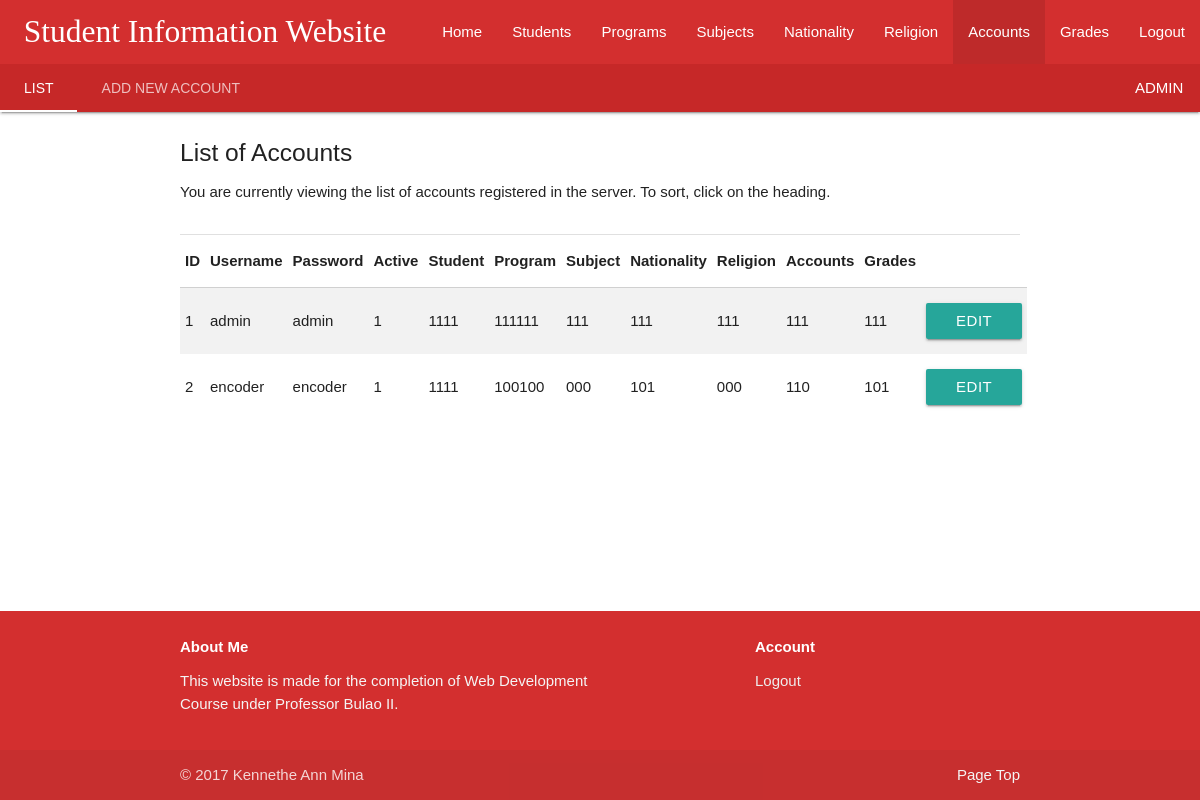
The page /MINA/pages/accounts.php (signed in) on the database its author committed.
### tables this page shows
CREATE TABLE `account` (
  `id` int(11) NOT NULL AUTO_INCREMENT,
  `uname` varchar(20) DEFAULT NULL,
  `pword` varchar(256) DEFAULT NULL,
  `description` varchar(120) DEFAULT NULL,
  `active` tinyint(4) DEFAULT NULL,
  `permitstudent` char(4) DEFAULT NULL,
  `permitprogram` char(6) DEFAULT NULL,
  `permitsubject` char(3) DEFAULT NULL,
  `permitnationality` char(3) DEFAULT NULL,
  `permitreligion` char(3) DEFAULT NULL,
  `permitaccounts` char(3) DEFAULT NULL,
  `permitgrades` char(3) DEFAULT NULL,
  `addedon` timestamp NULL DEFAULT NULL,
  `addedby_id` int(11) DEFAULT NULL,
  `modified_on` datetime DEFAULT NULL,
  `modifiedby_id` int(11) DEFAULT NULL,
  PRIMARY KEY (`id`)
);

### MINA/commands/session.php (called while the page is built, shortened)
<?php
	include('databaseinfo.php');
	$check_user = $_SESSION['login_user'];
	$sql_session = mysqli_query($conn, "SELECT uname FROM account WHERE uname = '$check_user'");
	$row = mysqli_fetch_array($sql_session);
	$log_session = $row['uname'];
?>

### MINA/commands/permissions.php (called while the page is built, shortened)
<?php
	$query = "SELECT * FROM account WHERE uname = '$log_session'";
	$result = mysqli_query($conn, $query);
	$row = mysqli_fetch_assoc($result);
	$permitaccounts = $row['permitaccounts'];
	$str_acc = str_split($permitaccounts);
	$accountadd = $str_acc[1];
	$accountedit = $str_acc[2];
?>

### MINA/pages/accounts.php (the view, shortened to what this page needs)
<?php
  include('../commands/session.php');
  include('../commands/permissions.php');
?>
<!DOCTYPE html>
<html>
<head>
    <link type="text/css" rel="stylesheet" href="../materialize/css/materialize.min.css"  media="screen,projection"/>
    <link type="text/css" rel="stylesheet" href="../materialize/css/fonts.css"  media="screen,projection"/>
</head>
<body>
	<header>
		<nav class="nav-extended">
    		<div class="nav-wrapper red darken-2">
      			<a href="#" class="brand-logo toplogo"> &nbsp;&nbsp; Student Information Website</a>
        		<ul id="nav-mobile" class="right hide-on-med-and-down">
        			<li><a href="home.php">Home</a></li>
              <li><a href="students.php">Students</a></li>
              <li><a href="programs.php">Programs</a></li>
              <li><a href="subjects.php">Subjects</a></li>
              <li><a href="nationality.php">Nationality</a></li>
              <li><a href="religion.php">Religion</a></li>
              <li class="active"><a href="accounts.php">Accounts</a></li>
              <li><a href="grades.php">Grades</a></li>
              <li><a href="../commands/logout.php">Logout</a></li>
      			</ul>
    		</div>
    		<div class="nav-content red darken-3">
      			<ul class="tabs tabs-transparent">
        			<li class="tab"><a href="#list">List</a></li>
              <?php
                if($accountadd == 1) {
                  echo '<li class="tab"><a href="#add">Add New Account</a></li>';
                } else {
                  echo '<li class="tab disabled"><a href="#add">Add New Account</a></li>';
                }
              ?>
        			<span style="float: right;" class="tab"><?php echo $log_session; ?> &nbsp;&nbsp;&nbsp;</span>
      			</ul>
    		</div>
  		</nav>
	</header>
	<main>
    <div id="list" class="col s12">
     <div class="container">
        <div class="section">
          <h5>List of Accounts</h5>
          <p>You are currently viewing the list of accounts registered in the server. To sort, click on the heading.</p>
        </div>
        <div class="divider"></div>
        <?php
          include('../commands/databaseinfo.php');
          $sql = "SELECT * FROM account ORDER BY id";
          $result = mysqli_query($conn, $sql);
          echo '
            <table id="dtable" class="sortable striped">
              <thead>
                <tr>
                  <th> ID </th>
                  <th> Username </th>
                  <th> Password </th>
                  <th> Active </th>
                  <th> Student </th>
                  <th> Program </th>
                  <th> Subject </th>
                  <th> Nationality </th>
                  <th> Religion </th>
                  <th> Accounts </th>
                  <th> Grades </th>
                </tr>
              </thead>
              <tbody>
          ';
          if( $result->num_rows > 0) {
            while($row = $result->fetch_assoc()) {
              echo "
                <tr>
                  <td> {$row['id']}</td>
                  <td> {$row['uname']}</td>
                  <td> {$row['pword']}</td>
                  <td> {$row['active']}</td>
                  <td> {$row['permitstudent']}</td>
                  <td> {$row['permitprogram']}</td>
                  <td> {$row['permitsubject']}</td>
                  <td> {$row['permitnationality']}</td>
                  <td> {$row['permitreligion']}</td>
                  <td> {$row['permitaccounts']}</td>
                  <td> {$row['permitgrades']}</td>";
                if($accountedit == 1) {
                  echo "<td> <a class='modal-trigger waves-effect waves-light btn' href='#edit' onclick='editcell(this)'>Edit</a>  </td>";
                }
                echo "</tr>";
            }
            echo '</tbody></table></td></tr></center>';
          } else {
            echo "0 results";
          }
        ?>
      </div>
    </div>
	</main>
</body>
<footer class="page-footer red darken-2">
    <div class="container">
      <div class="row">
          <div class="col l6 s12">
            <h6 class="white-text"><b>About Me</b></h6>
            <p class="grey-text text-lighten-4">This website is made for the completion of Web Development Course under Professor Bulao II.</p>
          </div>
          <div class="col l4 offset-l2 s12">
            <h6 class="white-text"><b>Account</b></h6>
            <ul>
              <li><a class="grey-text text-lighten-3" href="../commands/logout.php">Logout</a></li>
            </ul>
          </div>
      </div>
      </div>
      <div class="footer-copyright">
      <div class="container">© 2017 Kennethe Ann Mina<a class="grey-text text-lighten-4 right" href="#top">Page Top</a></div>
  </div>
</footer>
</html>

### MINA/pages/accounts.php (style rules this page uses)
html { font-family: GillSans, Calibri, Trebuchet, sans-serif; }
.toplogo { font-family: 'Keania One', cursive; }
body { display: flex; min-height: 100vh; flex-direction: column; }
main { flex: 1 0 auto; }

### rows shown on the page
account: uname "ADMIN", id "1", uname "admin", pword "admin", active "1", permitstudent "1111", permitprogram "111111", permitsubject "111", permitnationality "111", permitreligion "111", permitaccounts "111", permitgrades "111", shows "EDIT"
account: id "2", uname "encoder", pword "encoder", active "1", permitstudent "1111", permitprogram "100100", permitsubject "000", permitnationality "101", permitreligion "000", permitaccounts "110", permitgrades "101"
